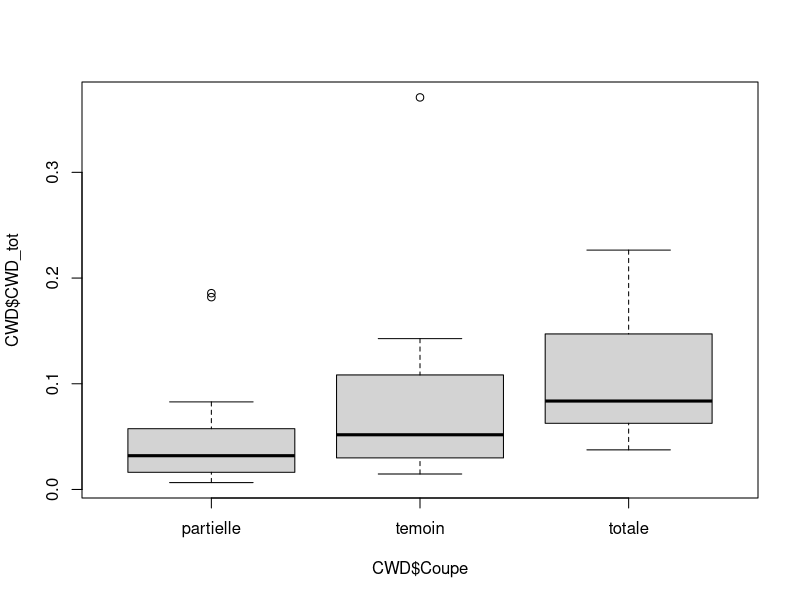

Source code (R): (Note: this script raises an error after producing the figure.)
# positionnement
setwd("/Users/williamdevos/Documents/Maitrise/Data.Git")

# descompte des salamandres en fonction des traitements
pcin <- read.csv("pcin_abun.csv", header = TRUE, stringsAsFactors = TRUE)
pcin$total <- rowSums(pcin[,2:5])

info.sites <- read.csv("Data_60.csv", header = TRUE, stringsAsFactors = TRUE)

info.sites$pcin <- with(tapply(total, INDEX = sites, FUN = sum),
                       data = pcin)

resultat_aggregate <- aggregate(pcin ~ Coupe, data = info.sites, sum)
resultat_aggregate

# descompte des carabes en fonction des traitements
car <- read.csv("ID_CAR.csv", stringsAsFactors = TRUE, header = TRUE, sep = ";")

table( car$coupe, car$species)

# données brute sur les variables environnementales

# CWD

CWD <- read.csv("cov_cwd_m3.csv", header = TRUE, stringsAsFactors = TRUE)
CWD_agg <- aggregate(CWD_tot ~ Coupe, data = CWD, sum)
CWD_agg

CWD_sd <- aggregate(CWD_tot ~ Coupe, data = CWD, sd)
CWD_sd

boxplot(CWD$CWD_tot ~ CWD$Coupe)

# Litter

litter <- read.csv("cov_litter_mesures.csv", header = TRUE, stringsAsFactors = TRUE)
litter_agg <- aggregate(Moyenne ~ Coupe, data = litter, mean)
litter_agg

litter_sd <- aggregate(Moyenne ~ Coupe, data = litter, sd)
litter_sd

litter$Coupe <- factor(litter$Coupe, levels = c("temoin", "partielle", "totale"))

boxplot(litter$Moyenne ~ litter$Coupe,
        xlab = "Treatments",
        ylab = "Litter depth (cm)",
        xaxt = "n",
        cex.axis = 1.2,
        cex.lab = 1.2,
        cex.main = 1.5
)

overstory = c("Control", "Partial-cut", "Clear-cut")

axis(
  1,
  at = 1:3,
  labels = overstory,
  lwd = 1,
  padj = 0.5
)

mtext("C", side=3, line=1, cex=2, adj=0.1, col="black") 

#Canop

canop <- read.csv("cov_canop130_mesures.csv", header = TRUE, stringsAsFactors = TRUE)
canop_agg <- aggregate(Ouverture ~ Coupe, data = canop, mean)
canop_agg

canop_sd <- aggregate(Ouverture ~ Coupe, data = canop, sd)
canop_sd

canop$Coupe <- factor(canop$Coupe, levels = c("temoin", "partielle", "totale"))


boxplot(canop$Ouverture ~ canop$Coupe,
        xlab = NA,
        ylab = "Canopy openning (%)",
        xaxt = "n",
        cex.axis = 1.2,
        cex.lab = 1.2,
        cex.main = 1.5
)

overstory = c("Control", "Partial-cut", "Clear-cut")

axis(
  1,
  at = 1:3,
  labels = overstory,
  lwd = 1,
  padj = 0.5
)

mtext("B", side=3, line=1, cex=2, adj=0.1, col="black") 
